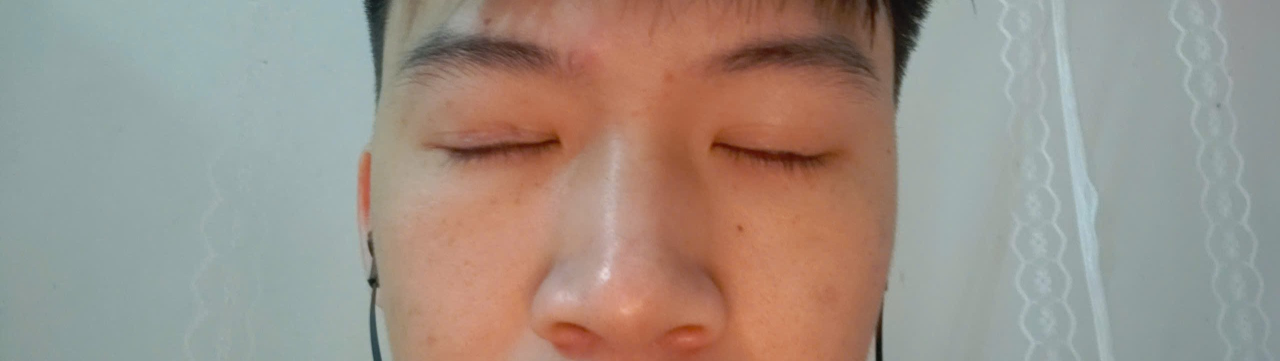
#> input picture Laydulieu/123456.jpg, 2560 x 722 px, found by its file name (shown at 1/2 size)
$ jupyter execute laydulieuanh.ipynb
#> lines starting #> are read from the running program, lines starting #| are printed output that depends on the picture
[cell 1]
import cv2
import numpy as np
import pandas as pd

# Hàm resize ảnh về kích thước 4x4
def resize_image(input_path, size=(4, 4)):
#> called with size = (4, 4)
    image = cv2.imread(input_path, cv2.IMREAD_GRAYSCALE)  # Chuyển ảnh thành grayscale
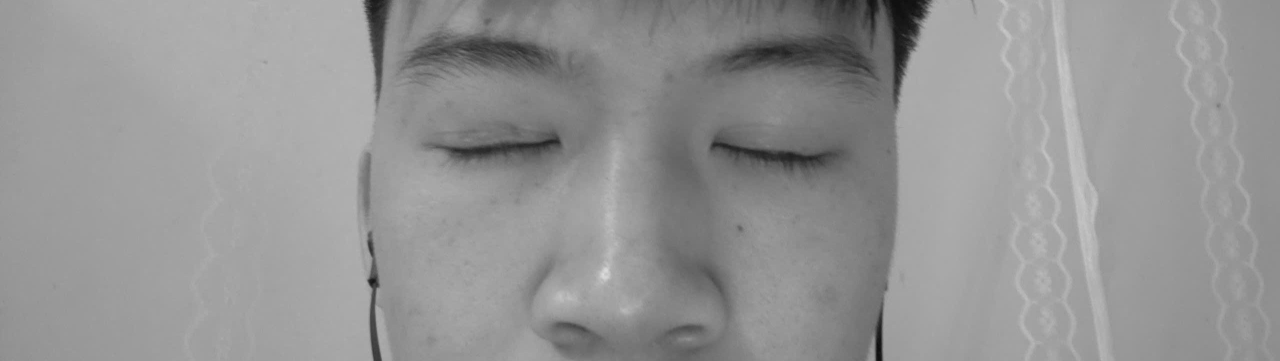
#> image: shape (722, 2560) (shown at 1/2 size); min 10, max 221, mean 148.3
    resized_image = cv2.resize(image, size)  # Resize ảnh về kích thước (4x4)
#> resized_image = [[171, 69, 66, 160], [163, 123, 117, 159], [160, 156, 141, 157], [159, 160, 149, 154]]
    return resized_image.flatten()  # Chuyển ảnh thành vector 1D

# Đường dẫn ảnh cần nhập
image_path = r"C:\Users\hoang\Downloads\Monco quynh\Monco quynh\mat\Laydulieu\123456.jpg"  # Thay đường dẫn ảnh của bạn

# Đọc và xử lý ảnh
image_data = resize_image(image_path)  # Resize ảnh và chuyển thành vector
#> image_data = [171, 69, 66, 160, 163, 123, 117, 159, 160, 156, 141, 157, 159, 160, 149, 154]
# Chuyển dữ liệu thành DataFrame (một ảnh sẽ có 16 cột)
column_names = [f"Pixel{i+1}" for i in range(image_data.shape[0])]  # Tạo tên cột Pixel1, Pixel2, ..., Pixel16
df = pd.DataFrame([image_data], columns=column_names)  # Tạo DataFrame từ ảnh
#> df = table of 1 rows and 16 columns

# In dữ liệu ảnh đã xử lý
print("Dữ liệu ảnh đã được xử lý và chuyển thành vector 1D:")
print(df)
#> (printed output is left out)

# Lưu vào file CSV
df.to_csv("Dulieulaytufile.csv", index=False)
print("Đã lưu dữ liệu vào file single_image_data.csv")


$ run again, with Laydulieu/111.jpg copied over Laydulieu/123456.jpg
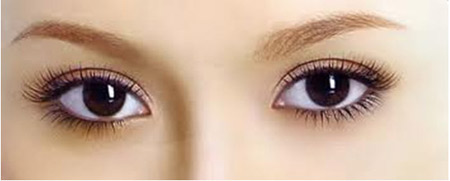
#> input picture Laydulieu/111.jpg, 450 x 181 px, found by its file name
#> in resize_image, `image = cv2.imread(input_path, cv2.IMREAD_GRAYSCALE)`:
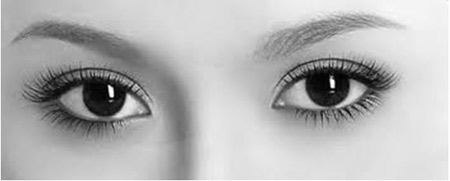
#> image: shape (181, 450); min 0, max 255, mean 179.6
#> resized_image = [[139, 219, 212, 212], [144, 156, 163, 208], [78, 136, 143, 216], [191, 166, 226, 227]]
#> image_data = [139, 219, 212, 212, 144, 156, 163, 208, 78, 136, 143, 216, 191, 166, 226, 227]
#> df = table of 1 rows and 16 columns
#> (printed output is left out)

$ run again, with Laydulieu/112.jpg copied over Laydulieu/123456.jpg
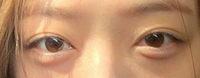
#> input picture Laydulieu/112.jpg, 200 x 78 px, found by its file name
#> in resize_image, `image = cv2.imread(input_path, cv2.IMREAD_GRAYSCALE)`:
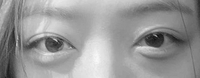
#> image: shape (78, 200); min 21, max 249, mean 151.7
#> resized_image = [[145, 172, 152, 109], [180, 166, 146, 120], [98, 117, 153, 113], [155, 210, 160, 142]]
#> image_data = [145, 172, 152, 109, 180, 166, 146, 120, 98, 117, 153, 113, 155, 210, 160, 142]
#> df = table of 1 rows and 16 columns
#> (printed output is left out)

$ run again, with Laydulieu/113.jpg copied over Laydulieu/123456.jpg
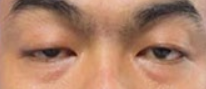
#> input picture Laydulieu/113.jpg, 206 x 89 px, found by its file name
#> in resize_image, `image = cv2.imread(input_path, cv2.IMREAD_GRAYSCALE)`:
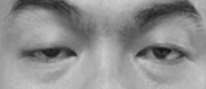
#> image: shape (89, 206); min 21, max 205, mean 143.5
#> resized_image = [[140, 100, 156, 65], [164, 98, 94, 169], [77, 109, 155, 69], [176, 181, 162, 166]]
#> image_data = [140, 100, 156, 65, 164, 98, 94, 169, 77, 109, 155, 69, 176, 181, 162, 166]
#> df = table of 1 rows and 16 columns
#> (printed output is left out)
